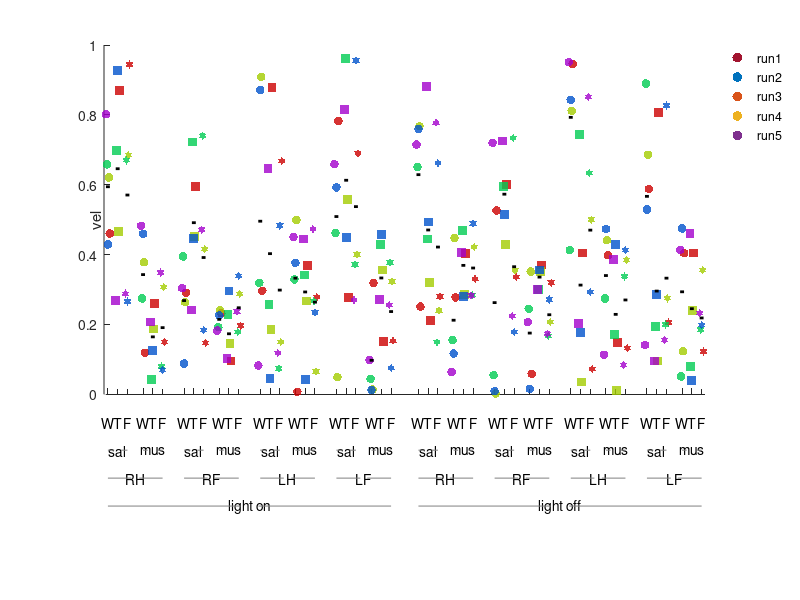

This chart was generated by the following MATLAB code:
function barPlotRick(data, conditionNames, smpNames)

% TO DO: add ability to make arbitrary statistical comparisons, within and
% between subs // add box plots and/or violin plot options // document

% temp
conditionNames = {{'light on', 'light off'}, {'RH', 'RF', 'LH', 'LF'}, {'sal', 'mus'}, {'W', 'T' 'F'}};
smpNames = {'run1', 'run2', 'run3', 'run4', 'run5'};
mouseNum = 5;
dv = 'vel';
data = rand([cellfun(@length, conditionNames), mouseNum]);
data(:,:,2,:) = data(:,:,2,:) * .5;
data(:,2,:,:) = data(:,2,:,:) * .75;

% settings
connectLines = false;
groupSeparation = 1.5;
circSize = 40;
circAlpha = .8;
lineWidth = 1;

% initializations
condLevels = cellfun(@length, conditionNames);
totalConditions = prod(condLevels);
conditionsMat = nan(length(conditionNames), totalConditions);
labelVertSize = .1*length(conditionNames);
dataDims = size(data);
colors = hsv(dataDims(end)) * .8;
xJitters = linspace(-.5*lineWidth, .5*lineWidth, dataDims(end));
xJitters = xJitters(randperm(length(xJitters)));
conditionSymbols = {'o', 's', 'h', 'd'};

close all;
figure('color', 'white', 'menubar', 'none', 'position', [1979 194 1345 314])

% create matrix where each column is an interection of conditions
xPositions = 1:totalConditions;
for i = 1:length(conditionNames)
    repeats = prod(condLevels(i+1:end));
    copies = totalConditions / (repeats*condLevels(i));
    conditionsMat(i,:) = repmat(repelem(1:condLevels(i), repeats), 1, copies);
    xPositions = xPositions + (repelem(1:copies*condLevels(i), repeats)-1) * groupSeparation;
end

% add lines connecting same sample across conditions
if connectLines
    
    for i = 1:dataDims(end)
        smpData = nan(1,totalConditions);
        for j = 1:totalConditions
            indsString = strrep(num2str(conditionsMat(:,j)'), '  ', ',');
            smpData(j) = squeeze(eval(['data(' indsString ',i)']));
        end
        line(xPositions+xJitters(i), smpData, ...
            'linewidth', 1, 'color', [.8 .8 .8]); hold on
    end
end


% plot data
for i = 1:totalConditions
    indsString = strrep(num2str(conditionsMat(:,i)'), '  ', ',');
    condData = squeeze(eval(['data(' indsString ',:)']));
    
    % scatter raw data
    x = linspace(xPositions(i)-.5*lineWidth, xPositions(i)+.5*lineWidth, length(condData));
    
    scatter(xJitters + xPositions(i), condData, ...
        circSize, colors, conditionSymbols{conditionsMat(end,i)}, 'filled', 'MarkerFaceAlpha', circAlpha); hold on
    
    % add mean
    line([-.5 .5]*lineWidth + xPositions(i), repmat(mean(condData),1,2), ...
        'color', 'black', 'linewidth', 2)
end

% add room beneath x axis for condition labels
yLims = get(gca, 'YLim');
yTicks = get(gca, 'YTick');
set(gca, 'XAxisLocation', 'origin', ...
    'YLim', [yLims(1)-labelVertSize*range(yLims), yLims(2)], 'YTick', yTicks, ...
    'XLim', [0 xPositions(end)+1], 'XTick', xPositions, 'XTickLabel', [])
line([0 0], [yLims(1)-labelVertSize*range(yLims), yLims(1)], 'color', 'white', 'linewidth', 3) % cover bottom of y axis with white line

% add labels
for i = 1:length(conditionNames)
    
    parentConditions = unique(conditionsMat(1:i-1,:)','rows');
    
    for j = 1:size(parentConditions,1)
        
        if i==1; bins=true(1,totalConditions)'; else; bins = ismember(conditionsMat(1:i-1,:)', parentConditions(j,:), 'rows'); end
        
        for k = 1:condLevels(i)
            inds = find(conditionsMat(i,:)==k & bins');
            xPos = mean(xPositions(inds));
            yPos = yLims(1)-labelVertSize*range(yLims) + ((labelVertSize*range(yLims))/(length(conditionNames)+1))*i;
            condText = text(xPos, yPos, conditionNames{i}(k), 'HorizontalAlignment', 'center');
            
            % add lines on the side of condition name
            if i<length(conditionNames)
                textPos = get(condText, 'Extent');
                line([xPositions(inds(1)) textPos(1)], [yPos yPos], 'color', [.5 .5 .5]) % left side of text
                line([textPos(1)+textPos(3) xPositions(inds(end))], [yPos yPos], 'color', [.5 .5 .5]) % right side of text
            end
        end
    end
end
ylabel(dv, 'position', [-.8 mean(yLims) -1])

% add legend
if exist('smpNames', 'var')
    for i = 1:length(smpNames); scatters(i) = scatter(nan,nan,50,colors(i,:),'o','filled'); end % create dummy scatters
    legend(scatters, smpNames, 'Location', 'northeastoutside', 'box', 'off')
end




